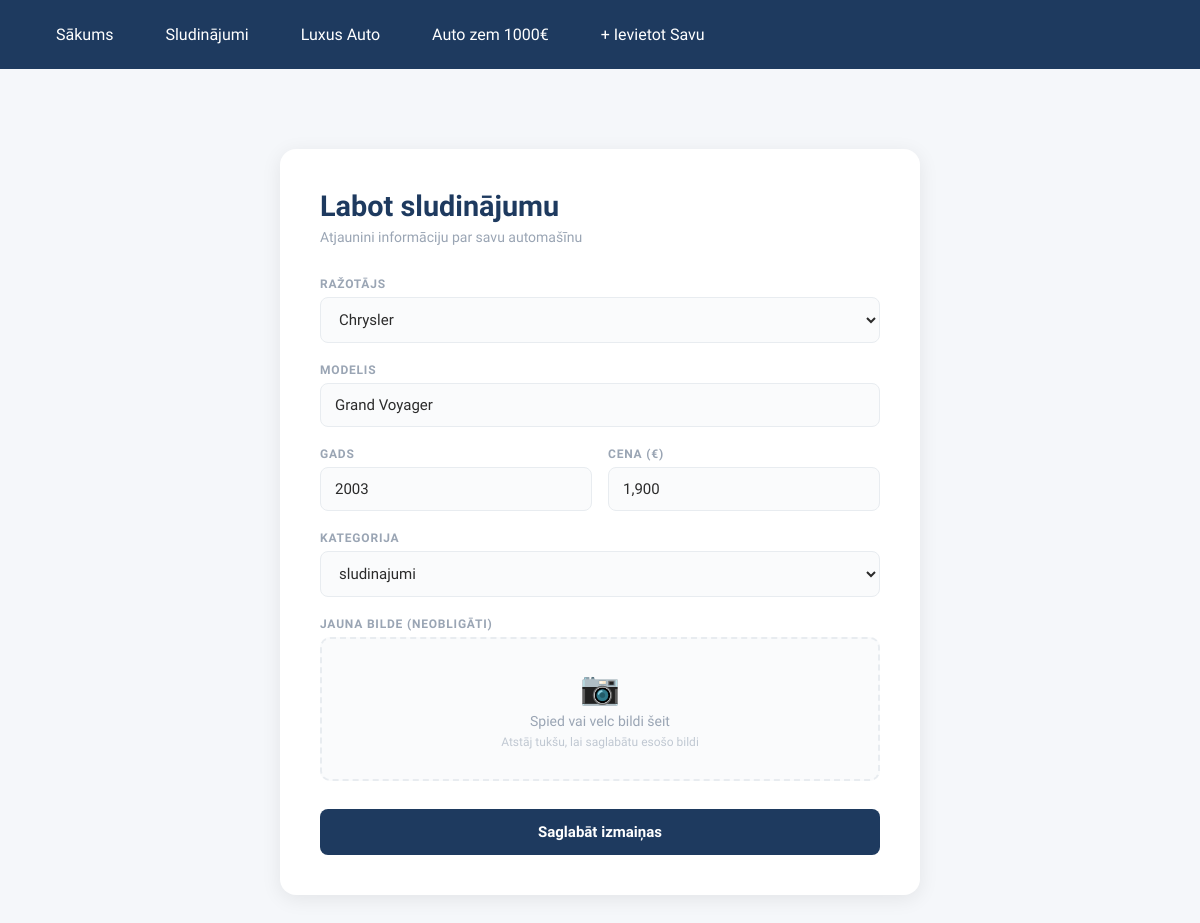
The page /sludinajumi/25/labot on the database its author committed.
### tables this page shows
CREATE TABLE sludinajumi (
	id INTEGER NOT NULL PRIMARY KEY AUTOINCREMENT,
	model TEXT NOT NULL,
	price REAL NOT NULL,
	image TEXT,
	"year" INTEGER,
	quality INTEGER,
	manufacturer_id INTEGER,
	engine_id INTEGER,
	CONSTRAINT sludinajumi_manufacturers_FK FOREIGN KEY (manufacturer_id) REFERENCES manufacturers(id),
	CONSTRAINT sludinajumi_qualities_FK FOREIGN KEY (quality) REFERENCES qualities(id),
	CONSTRAINT sludinajumi_engine_FK FOREIGN KEY (engine_id) REFERENCES engine(id)
);

CREATE TABLE manufacturers (
	id INTEGER NOT NULL PRIMARY KEY AUTOINCREMENT,
	name TEXT NOT NULL
);

CREATE TABLE qualities (
	id INTEGER NOT NULL PRIMARY KEY AUTOINCREMENT,
	quality_name TEXT
, clean_name TEXT);

### app.py (the view, shortened to what this page needs)
@app.route("/<quality_name>/<int:sludinajums_id>/labot", methods=["GET", "POST"])
def labot(quality_name, sludinajums_id):
    conn = get_db_connection()
    manufacturers = conn.execute("SELECT * FROM manufacturers").fetchall()
    qualities = conn.execute("SELECT * FROM qualities").fetchall()
    sludinajums = conn.execute("""
        SELECT sludinajumi.*, qualities.quality_name FROM sludinajumi
        JOIN qualities ON sludinajumi.quality = qualities.id
        WHERE sludinajumi.id = ?
        """, (sludinajums_id,)).fetchone()
    conn.close()
    return render_template("editlisting.html", sludinajums=sludinajums, manufacturers=manufacturers, qualities=qualities)

### app.py (called while the page is built)
def get_db_connection():
    db = Path(__file__).parent / "database.db"
    conn = sqlite3.connect(db)
    conn.row_factory = sqlite3.Row
    return conn

### templates/editlisting.html (shortened to what this page needs)
{% extends "base.html" %}
{% block content %}
<div class="form-page">
    <div class="form-card">
        <h1 class="form-title">Labot sludinājumu</h1>
        <p class="form-subtitle">Atjaunini informāciju par savu automašīnu</p>
        <form method="POST" enctype="multipart/form-data" class="listing-form">
            <div class="form-group">
                <label class="form-label">Ražotājs</label>
                <select name="manufacturer_id" class="form-input" id="manufacturer-select" onchange="toggleOther(this)">
                    {% for m in manufacturers %}
                        <option value="{{ m['id'] }}" {% if m['id'] == sludinajums['manufacturer_id'] %}selected{% endif %}>
                            {{ m['name'] }}
                        </option>
                    {% endfor %}
                </select>
            </div>
            <div class="form-group">
                <label class="form-label">Modelis</label>
                <input type="text" name="model" class="form-input" value="{{ sludinajums['model'] }}" required>
            </div>
            <div class="form-row">
                <div class="form-group">
                    <label class="form-label">Gads</label>
                    <input type="number" name="year" class="form-input" value="{{ sludinajums['year'] }}" min="1950" max="2025" required>
                </div>
                <div class="form-group">
                    <label class="form-label">Cena (€)</label>
                    <input type="text" name="price" class="form-input" value="{{ sludinajums['price'] }}" required>
                </div>
            </div>
            <div class="form-group">
                <label class="form-label">Kategorija</label>
                <select name="quality" class="form-input">
                    {% for q in qualities %}
                        <option value="{{ q['id'] }}" {% if q['id'] == sludinajums['quality'] %}selected{% endif %}>
                            {{ q['quality_name'] }}
                        </option>
                    {% endfor %}
                </select>
            </div>
            <div class="form-group">
                <label class="form-label">Jauna bilde (neobligāti)</label>
                <div class="file-upload-area" id="file-upload-area">
                    <div class="file-upload-placeholder" id="upload-placeholder">
                        <span class="upload-icon">📷</span>
                        <span>Spied vai velc bildi šeit</span>
                        <span class="upload-hint">Atstāj tukšu, lai saglabātu esošo bildi</span>
                    </div>
                </div>
            </div>
            <button type="submit" class="submit-btn">Saglabāt izmaiņas</button>
        </form>
    </div>
</div>
{% endblock %}

### static/style.css (style rules this page uses)
* { margin: 0; padding: 0; box-sizing: border-box; }
body { font-family: "Google Sans", sans-serif; background-color: #f5f7fa; color: #2b2b2b; }
.form-page { max-width: 680px; margin: 50px auto; padding: 0 20px; }
.form-card { background: white; border-radius: 16px; padding: 40px; box-shadow: 0 4px 20px rgba(0,0,0,0.08); }
.form-title { font-size: 1.8rem; color: #1E3A5F; margin-bottom: 6px; }
.form-subtitle { color: #9aa5b4; font-size: 14px; margin-bottom: 32px; }
.listing-form { display: flex; flex-direction: column; gap: 20px; }
.form-row { display: grid; grid-template-columns: 1fr 1fr; gap: 16px; }
.form-group { display: flex; flex-direction: column; gap: 6px; }
.form-label { font-size: 12px; font-weight: 600; color: #9aa5b4; text-transform: uppercase; letter-spacing: 0.8px; }
.form-input { padding: 12px 14px; border: 1.5px solid #e8ecf0; border-radius: 8px; font-size: 15px; font-family: "Google Sans", sans-serif; color: #2b2b2b; background: #fafbfc; transition: border-color 0.2s; width: 100%; }
.file-upload-area { border: 2px dashed #e8ecf0; border-radius: 10px; padding: 30px; text-align: center; cursor: pointer; transition: border-color 0.2s; position: relative; background: #fafbfc; }
.file-upload-placeholder { display: flex; flex-direction: column; gap: 6px; align-items: center; color: #9aa5b4; font-size: 14px; pointer-events: none; }
.upload-icon { font-size: 2rem; }
.upload-hint { font-size: 12px; color: #c0c8d2; }
.submit-btn { background-color: #1E3A5F; color: white; border: none; padding: 14px; border-radius: 8px; font-size: 15px; font-weight: 600; font-family: "Google Sans", sans-serif; cursor: pointer; transition: background-color 0.2s; margin-top: 8px; }

### rows shown on the page
sludinajumi: manufacturer_id "Chrysler", model "Grand Voyager", year "2003", price "1,900", quality "sludinajumi"
